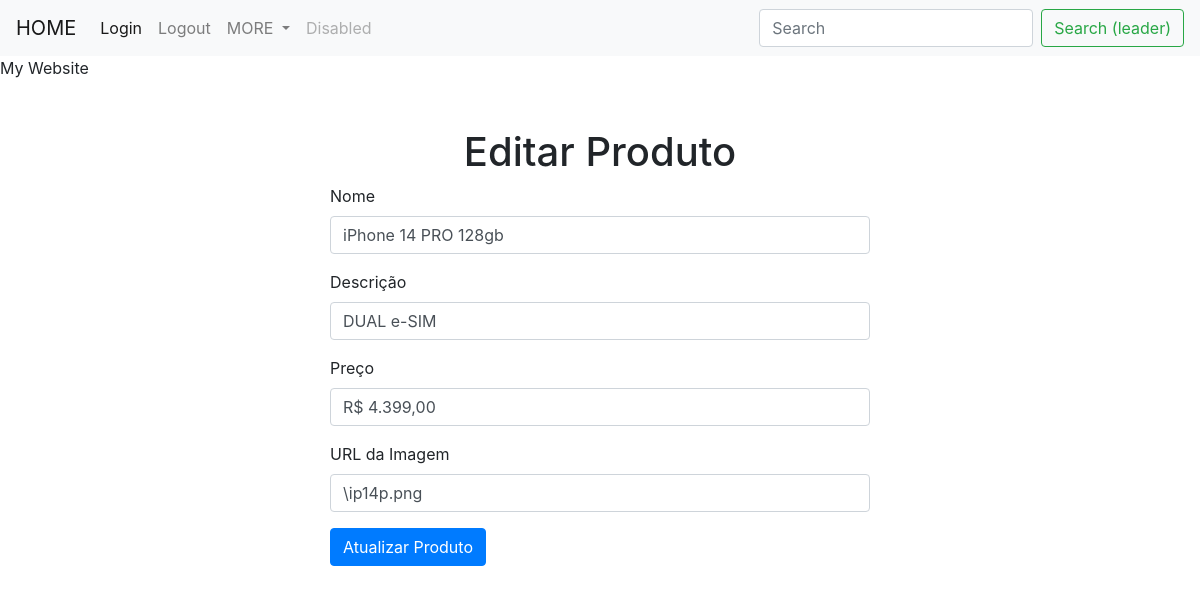
Screenshot of /edit/1 with the database file from the repository.
### tutorial.py (models this page shows)
class Produto(db.Model):
    id = db.Column(db.Integer, primary_key=True)
    nome = db.Column(db.String(80), nullable=False)
    descricao = db.Column(db.String(200), nullable=False)
    preco = db.Column(db.String(20), nullable=False)
    imagem = db.Column(db.String(200), nullable=False)

### tutorial.py (the view)
@app.route('/edit/<int:produto_id>', methods=['GET', 'POST'])
def edit(produto_id):
    produto = Produto.query.get_or_404(produto_id)
    form = EditarProdutoForm()
    if form.validate_on_submit():
        produto.nome = form.nome.data
        produto.descricao = form.descricao.data
        produto.preco = form.preco.data
        produto.imagem = form.imagem.data
        db.session.commit()
        flash('Produto atualizado com sucesso!', 'success')
        return redirect(url_for('index'))
    elif request.method == 'GET':
        form.nome.data = produto.nome
        form.descricao.data = produto.descricao
        form.preco.data = produto.preco
        form.imagem.data = produto.imagem
    return render_template('edit.html', form=form, produto=produto)

### forms.py
class EditarProdutoForm(FlaskForm):
    nome = StringField('Nome', validators=[DataRequired()])
    descricao = StringField('Descrição', validators=[DataRequired()])
    preco = StringField('Preço', validators=[DataRequired()])
    imagem = StringField('URL da Imagem', validators=[DataRequired()])
    submit = SubmitField('Atualizar Produto')

### templates/edit.html (shortened to what this page needs)
{% extends "base.html" %}
{% block content %}
<head>
</head>
<body>
    <div class="container mt-5">
        <h1 class="text-center">Editar Produto</h1>
        <div class="row justify-content-center">
            <div class="col-md-6">
                <form method="POST" action="{{ url_for('view', produto_id=produto.id) }}">
                    <div class="form-group">
                        {{ form.nome.label(class="form-label") }}
                        {{ form.nome(class="form-control") }}
                    </div>
                    <div class="form-group">
                        {{ form.descricao.label(class="form-label") }}
                        {{ form.descricao(class="form-control") }}
                    </div>
                    <div class="form-group">
                        {{ form.preco.label(class="form-label") }}
                        {{ form.preco(class="form-control") }}
                    </div>
                    <div class="form-group">
                        {{ form.imagem.label(class="form-label") }}
                        {{ form.imagem(class="form-control") }}
                    </div>
                    <div class="form-group">
                        {{ form.submit(class="btn btn-primary") }}
                    </div>
                </form>
            </div>
        </div>
    </div>
</body>
{% endblock content %}

### rows the page displays
Produto: nome "iPhone 14 PRO 128gb", descricao "DUAL e-SIM", preco "R$ 4.399,00", imagem "\\ip14p.png"
